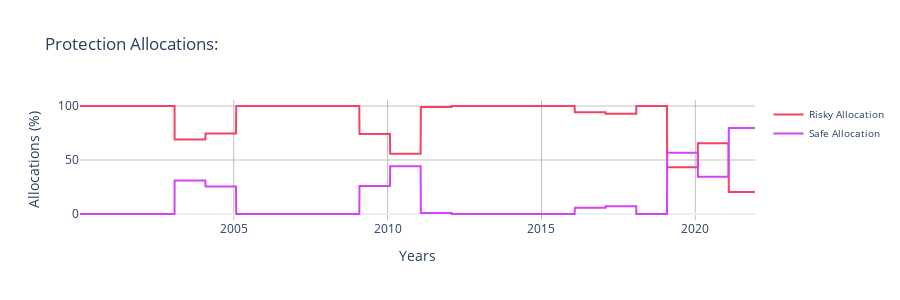

The cell this chart's notebook holds for it:
### Code cell
p = Protection(df_out,svr_strategy,ann_strategy,rnn_strategy,'ann')
p.TIPP(10,12)
vis = Visualization(p.portfolio,'ann')
vis.fig_alloc()

### Figure 1 — Plotly figure (JSON) as saved in the notebook; plotly's stock layout.template omitted (floating-point values rounded to 4 significant figures; data arrays with more than 128 entries replaced by an {"elided": "..."} marker saying what was removed)
{"data": [{"line": {"color": "#f44263"}, "mode": "lines", "name": "Risky Allocation", "type": "scatter", "x": {"elided": "5479 str values"}, "y": {"elided": "5479 float values"}}, {"line": {"color": "#d342f4"}, "mode": "lines", "name": "Safe Allocation", "type": "scatter", "x": {"elided": "5479 str values"}, "y": {"elided": "5479 float values"}}], "layout": {"height": 300, "legend": {"font": {"size": 10}, "traceorder": "normal"}, "paper_bgcolor": "#FFFFFF", "plot_bgcolor": "#FFFFFF", "title": {"text": "Protection Allocations:"}, "xaxis": {"gridcolor": "gray", "gridwidth": 0.5, "showgrid": true, "title": {"text": "Years"}}, "yaxis": {"gridcolor": "gray", "gridwidth": 0.5, "showgrid": true, "title": {"text": "Allocations (%)"}}}}
